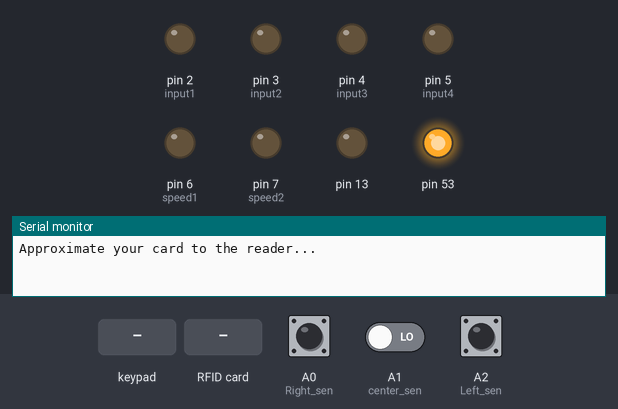
This sketch was run on a simulated Arduino Mega 2560, built with avr-gcc and run on an emulated ATmega2560. On the bench: output pins drawn as LEDs (lit = HIGH), the last lines printed to the serial monitor. The test bench sets the inputs (shaded band); at power-on: A0 (Right_sen) LOW, A2 (Left_sen) LOW, A1 (center_sen) LOW.

Above: at 1.2 s.
1.3 s: key 'A' pressed
3.2 s: A0 (Right_sen) pulled HIGH for 0.15 s
At 4.5 s:
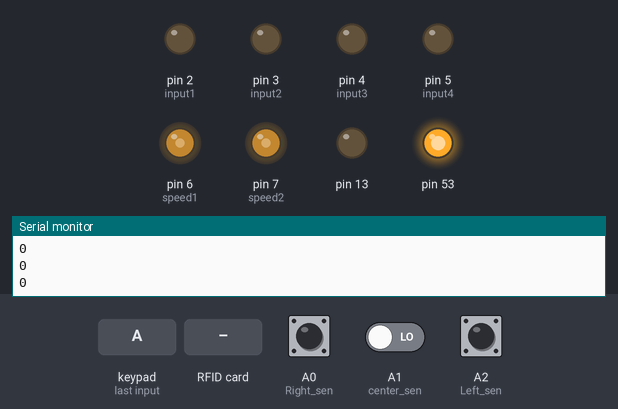
4.8 s: A2 (Left_sen) pulled HIGH for 0.15 s
At 4.87 s:
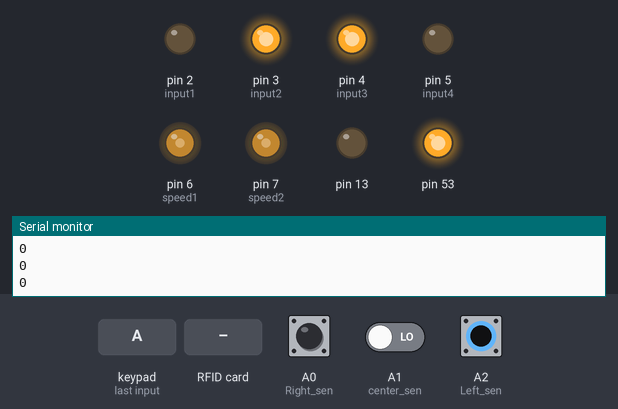
6.4 s: RFID card 6C 39 3D 22 held to the reader
7.9 s: RFID card 5E 7A 19 C4 held to the reader
10.9 s: A0 (Right_sen) pulled HIGH for 3.2 s
At 11.7 s:
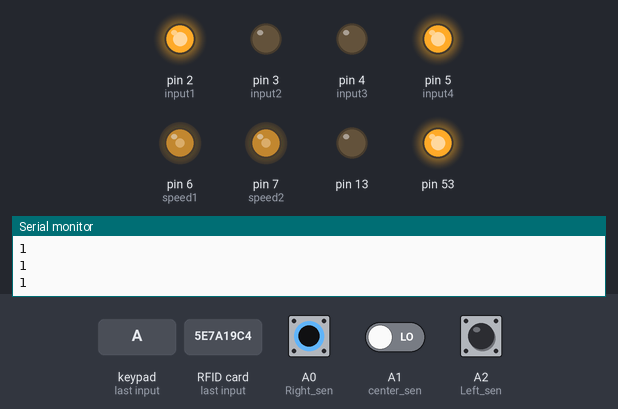
Timing chart, 0 to 15.6 s (numbered marks = the images above; inputs shaded):
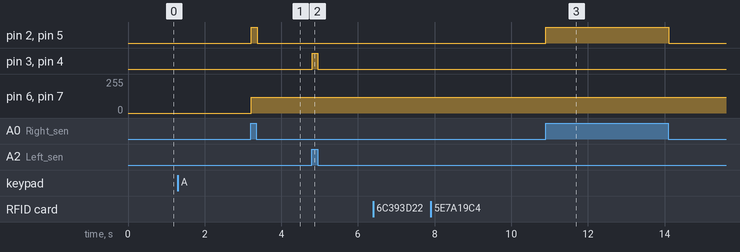

Measured:
- after the input at 3.2 s, pin 2 (input1), pin 5 (input4): LOW → HIGH at once, → LOW 0.15 s later; pin 6 (speed1), pin 7 (speed2): 0/255 → 120/255 at once
- after the input at 4.8 s, pin 3 (input2), pin 4 (input3): LOW → HIGH at once, → LOW 0.15 s later
- after the input at 10.9 s, pin 2 (input1), pin 5 (input4): LOW → HIGH at once, → LOW 3.2 s later

The sketch:

sketch_jun06a.ino
```cpp
#include<Keypad.h>
#include <SPI.h>
#include <MFRC522.h>

#define SS_PIN 9
#define RST_PIN 8

#define input1  2
#define input2  3
#define input3  4
#define input4  5
#define speed1 6
#define speed2 7
#define center_sen A1
#define Right_sen A0
#define Left_sen A2

MFRC522 mfrc522(SS_PIN, RST_PIN);   // Create MFRC522 instance.
char Key[4][4]={
  {'1','2','3','A'},
  {'4','5','6','B'},
  {'7','8','9','C'},
  {'*','0','#','D'}

  };
  byte rowpin[4]={30,31,32,33};
  byte colpin[4]={34,35,36,37};
  Keypad mykeypad=Keypad(makeKeymap(Key),rowpin,colpin,4,4);
void setup() {
  pinMode(13,OUTPUT);
  Serial.begin(9600);   // Initiate a serial communication
  SPI.begin();      // Initiate  SPI bus
  mfrc522.PCD_Init();   // Initiate MFRC522
  Serial.println("Approximate your card to the reader...");
  Serial.println();

  pinMode(input1, OUTPUT);
  pinMode(input2, OUTPUT);
  pinMode(input3, OUTPUT);
  pinMode(input4, OUTPUT);
  pinMode(speed1,OUTPUT);

}

void loop() {
int key=mykeypad.getKey();
while(key=='A')
{
  car();

}
}
void car()
{
     int Right_val=digitalRead(Right_sen);
     int Left_val=digitalRead(Left_sen);
     int center_val=digitalRead(center_sen);

Serial.println(Right_val);
     if(Right_val==1&&Left_val==1)
    {
     Up();
    }

        else if(Right_val==1&&Left_val==0)
        {
         right();
        }

        else if(Right_val==0&&Left_val==1)
        {
         left();
        }

         else if(Right_val==0&&Left_val==0)
        {
         Stop();
        }


rfid();
}
void rfid()
{
    // Look for new cards
  if ( ! mfrc522.PICC_IsNewCardPresent())
  {
    return;
  }
  // Select one of the cards
  if ( ! mfrc522.PICC_ReadCardSerial())
  {
    return;
  }
  //Show UID on serial monitor
  Serial.print("UID tag :");
  String content= "";
  byte letter;
  for (byte i = 0; i < mfrc522.uid.size; i++)
  {
     Serial.print(mfrc522.uid.uidByte[i] < 0x10 ? " 0" : " ");
     Serial.print(mfrc522.uid.uidByte[i], HEX);
     content.concat(String(mfrc522.uid.uidByte[i] < 0x10 ? " 0" : " "));
     content.concat(String(mfrc522.uid.uidByte[i], HEX));
  }
  Serial.println();
  Serial.print("Message : ");
  content.toUpperCase();
  if (content.substring(1) == "6C 39 3D 22") //change here the UID of the card/cards that you want to give access
  {
    Serial.println("Authorized access");
    Serial.println();
    Stop();
    delay(3000);
  }

}

void Up()
{
  digitalWrite(input1,HIGH);
  digitalWrite(input2,LOW);
  analogWrite(speed1,120);
  digitalWrite(input3,HIGH);
  digitalWrite(input4,LOW);
  analogWrite(speed2,120);
}
void Back()
{
  digitalWrite(input1,LOW);
  digitalWrite(input2,HIGH);
  analogWrite(speed1,120);
  digitalWrite(input3,LOW);
  digitalWrite(input4,HIGH);
  analogWrite(speed2,120) ;
}
void left()
{
  digitalWrite(input1,LOW);
  digitalWrite(input2,HIGH);
  analogWrite(speed1,120);
  digitalWrite(input3,HIGH);
  digitalWrite(input4,LOW);
  analogWrite(speed2,120) ;
}
void right()
{
  digitalWrite(input1,HIGH);
  digitalWrite(input2,LOW);
  analogWrite(speed1,120);
  digitalWrite(input3,LOW);
  digitalWrite(input4,HIGH);
  analogWrite(speed2,120) ;
}
void Stop()
{
  digitalWrite(input1,LOW);
  digitalWrite(input2,LOW);
  digitalWrite(input3,LOW);
  digitalWrite(input4,LOW);
}
```
